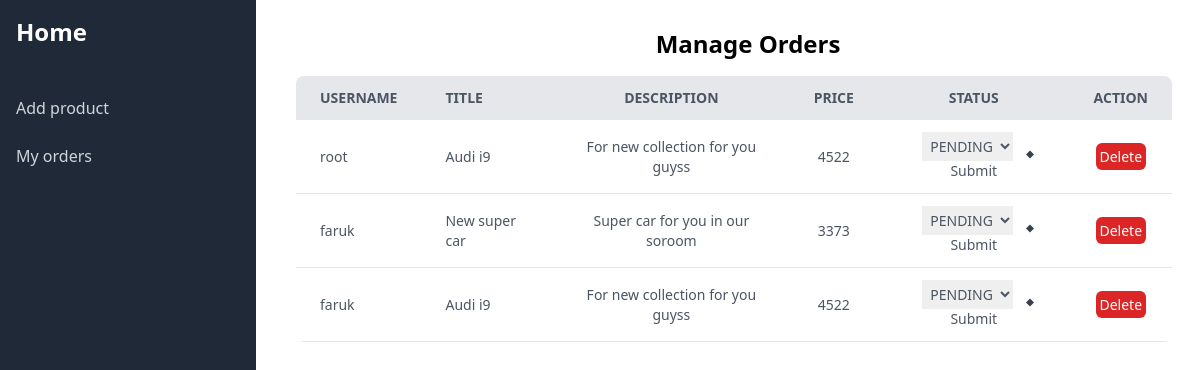
Page /manage_order/ on the earlier database version.
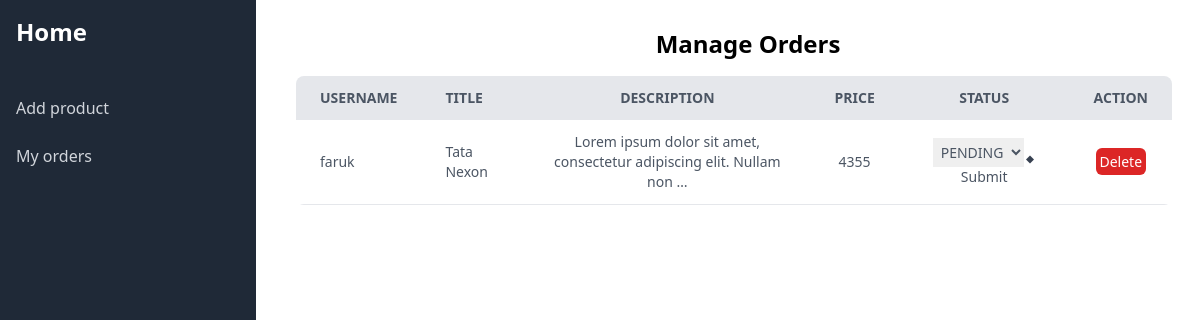
Same page on the later database version.
### order/models.py (models this page shows)
class OrderModel(models.Model):
	STATUS = (
        ('PENDING', 'PENDING'),
        ('PROCESS', 'PROCESS'),
        ('DELIVER', 'DELIVER'),
    )
	user = models.ForeignKey(User, on_delete=models.CASCADE)
	product = models.ForeignKey(AddProductModel, on_delete=models.CASCADE)
	status = models.CharField(choices=STATUS, default='PENDING', max_length=20)

### dashboard/models.py (models this page shows, shortened)
class AddProductModel(models.Model):
    user = models.ForeignKey(User, on_delete=models.CASCADE)
    title = models.CharField(max_length=50)
    description = models.TextField(max_length=100)
    price = models.IntegerField()
    image = models.ImageField(upload_to='images/product')

### dashboard/views.py (the view)
# urls.py: path('manage_order/', views.manage_order, name='manage_order'),
def manage_order(request):
    orders = OrderModel.objects.all()
    return render(request, 'dashboard/manage_order.html', {'data': orders})

### dashboard/templates/dashboard/manage_order.html (shortened to what this page needs)
{% extends "dashboard/base.html" %}
{% block content %}
<div class="ml-10 mt-7">
  <h3 class="font-bold text-2xl text-center">Manage Orders</h3>
  <div class="container pr-7 mt-4">
    <table class="min-w-full bg-white rounded-lg overflow-hidden">
      <thead class="bg-gray-200 uppercase text-sm text-gray-600">
        <tr>
          <th class="py-3 px-6 text-left">Username</th>
          <th class="py-3 px-6 text-left">Title</th>
          <th class="py-3 px-6">Description</th>
          <th class="py-3 px-6 text-center">Price</th>
          <th class="py-3 px-6 text-center">Status</th>
          <th class="py-3 px-6 text-center">Action</th>
        </tr>
      </thead>
      <tbody class="text-gray-600 text-sm font-light">
        {% for item in data %}
        <tr class="border-b border-gray-200 hover:bg-gray-100">
          <td class="py-3 px-6 text-left whitespace-nowrap">
            {{item.user.username}}
          </td>
          <td class="py-3 px-6 text-left">{{item.product.title}}</td>
          <td class="py-3 px-6 text-center">
            {{item.product.description|truncatewords:10}}
          </td>
          <td class="py-3 px-6 text-center">{{item.product.price}}</td>
          <td class="py-3 px-6 text-center">
            <div class="relative">
                <form method="POST" action="{% url 'order_status' item.id %}">
                  <select name="selected_option" class="mr-3 p-1">
                      <option value="PENDING">PENDING</option>
                  </select>
                  <button type="submit">Submit</button>
              </form>
              <div
                class="pointer-events-none absolute inset-y-0 right-0 flex items-center px-2 text-gray-700"
              >
                <svg
                  class="fill-current h-4 w-4"
                  xmlns="http://www.w3.org/2000/svg"
                  viewBox="0 0 20 20"
                >
                  <path d="M10 12l-5-5 5-5 5 5-5 5z" />
                </svg>
              </div>
            </div>
          </td>
          <td class="text-center">
            <a href="{% url 'delete_order' item.id %}" class="text-white bg-red-600 rounded-md p-1">Delete</a>
          </td>
        </tr>
        {% endfor %}
      </tbody>
    </table>
  </div>
</div>
{% endblock content %}

### dashboard/templates/dashboard/base.html (shortened to what this page needs)
<!DOCTYPE html>
<html lang="en">
<head>
    <script src="https://cdn.tailwindcss.com"></script>
</head>
<body>
    {% include "dashboard/sidebar.html" %}
    <section class="ml-64">
        {% block content %} {% endblock content %}
    </section>
</body>
</html>

### dashboard/templates/dashboard/sidebar.html (shortened to what this page needs)
 <aside class="bg-gray-800 text-white h-full w-64 fixed top-0 left-0 overflow-y-auto">
        <div class="p-4">
            <a href="{% url 'home' %}">
                <h1 class="text-2xl font-semibold">Home</h1>
            </a>
        </div>
        <nav class="mt-6">
            <ul>
                <li class="mb-2">
                    <a href="{% url 'add_product' %}" class="flex items-center px-4 py-2 text-gray-300 hover:bg-gray-600">
                        Add product
                    </a>
                </li>
                <li class="mb-2">
                    <a href="{% url 'my_order' %}" class="flex items-center px-4 py-2 text-gray-300 hover:bg-gray-600">
                        My orders
                    </a>
                </li>
            </ul>
        </nav>
    </aside>

Differences in the rows shown:
removed OrderModel: user.username "root", product "Audi i9", product.description "For new collection for you guyss", product.price "4522"
removed OrderModel: user.username "faruk", product "New super car", product.description "Super car for you in our soroom", product.price "3373"
removed OrderModel: user.username "faruk", product "Audi i9", product.description "For new collection for you guyss", product.price "4522"
added OrderModel: user.username "faruk", product "Tata Nexon", product.description "Lorem ipsum dolor sit amet, consectetur adipiscing elit. Nullam non …", product.price "4355"
